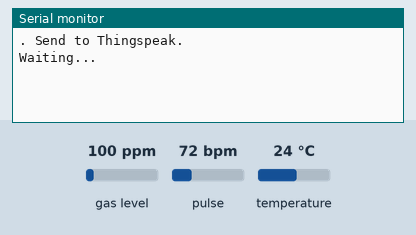
Simulated run of this sketch. Board: ESP8266 (NodeMCU). On the bench: the last lines printed to the serial monitor. The inputs (shaded band) are chosen by the test bench; at power-on: gas level 100 ppm, pulse 72 bpm, temperature 24 °C. WiFi joins after 1.5 s; servers stay silent unless stated.

Above: at 2.7 s.
2.8 s: gas level set to 20 ppm
At 2.89 s:
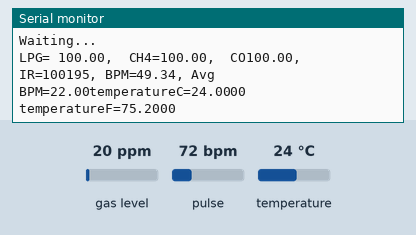
4.3 s: pulse set to 42 bpm
At 4.3 s:
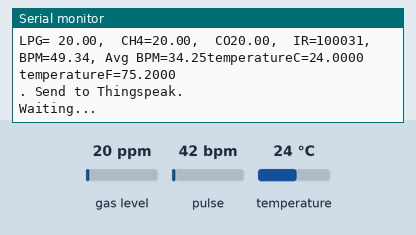
5.8 s: temperature set to 12 °C
At 7.1 s:
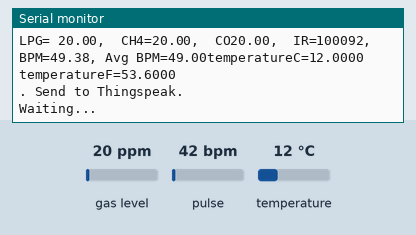
7.3 s: gas level set to 250 ppm
At 8.6 s:
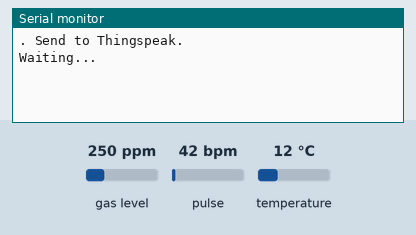
8.8 s: pulse set to 70 bpm
At 9.8 s:
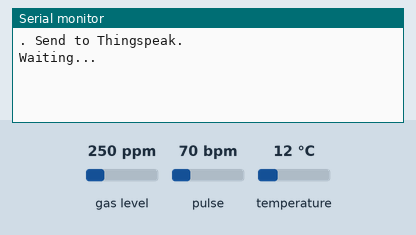
Timing chart, 0 to 11.3 s (numbered marks = the images above; inputs shaded):
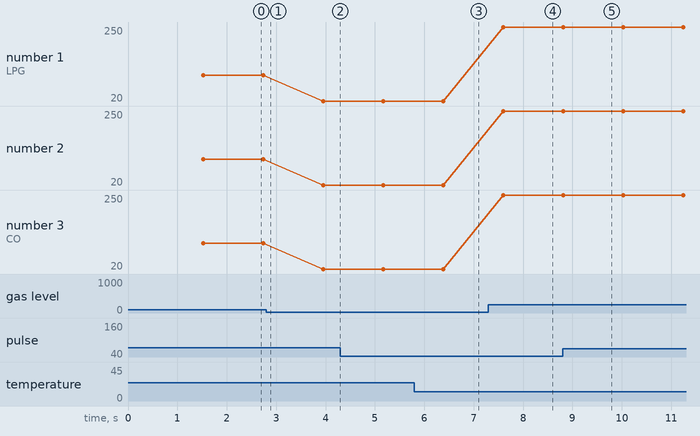

Measured:
- after the input at 5.8 s, the serial monitor: prints a new line after 0.58 s (image 3)
- after the input at 7.3 s, the serial monitor: prints a new line after 0.30 s (image 4)
- after the input at 8.8 s, the serial monitor: prints a new line at once (image 5)
- plotted number 1: 100 → 20 after the input at 2.8 s, 20 → 250 after the input at 7.3 s
- plotted number 2: 100 → 20 after the input at 2.8 s, 20 → 250 after the input at 7.3 s
- plotted number 3: 100 → 20 after the input at 2.8 s, 20 → 250 after the input at 7.3 s

The sketch:

main_code.ino
```cpp
#include <Wire.h>
#include <ESP8266WiFi.h>
#include "MAX30105.h"
#include "ESP8266WiFi.h"
#include "heartRate.h"
#include <MQUnifiedsensor.h>
#include <ThingSpeak.h>
MAX30105 particleSensor;
String apiKey = "8IDD0U7LYZQ1KALW";     //  Enter your Write API key from ThingSpeak
const char *ssid =  "Redmi Note 7S";     // replace with your wifi ssid and wpa2 key
const char *pass =  "12121212";
const char* server = "api.thingspeak.com";
WiFiClient client;
#define         Board                   ("Esp8266")
#define         Pin                     (A0)
#define         Type                    ("MQ-9") //MQ9
#define         Voltage_Resolution      (5)
#define         ADC_Bit_Resolution      (10) // For arduino UNO/MEGA/NANO
const int         RatioMQ9CleanAir        (9.6);
const byte RATE_SIZE = 4; //Increase this for more averaging. 4 is good.
byte rates[RATE_SIZE]; //Array of heart rates
byte rateSpot = 0;
long lastBeat = 0; //Time at which the last beat occurred
float bpm;
float abpm;
MQUnifiedsensor MQ9(Board, Voltage_Resolution, ADC_Bit_Resolution, Pin, Type);
void setup()
{

  Serial.begin(115200);
  Serial.println("Initializing...");
   Serial.println("Connecting to ");
  Serial.println(ssid);


  WiFi.begin(ssid, pass);

  while (WiFi.status() != WL_CONNECTED)
  {
    delay(500);
    Serial.print(".");
  }
  Serial.println("");
  Serial.println("WiFi connected");
  MQ9.setRegressionMethod(1);
  MQ9.init();
  Serial.print("Calibrating please wait.");
  float calcR0 = 0;
  for(int i = 1; i<=10; i ++)
  {
    MQ9.update(); // Update data, the arduino will read the voltage from the analog pin
    calcR0 += MQ9.calibrate(RatioMQ9CleanAir);
    Serial.print(".");
  }
  MQ9.setR0(calcR0/10);
  Serial.println("  done!.");

  if(isinf(calcR0)) {Serial.println("Warning: Conection issue, R0 is infinite (Open circuit detected) please check your wiring and supply"); while(1);}
  if(calcR0 == 0){Serial.println("Warning: Conection issue found, R0 is zero (Analog pin shorts to ground) please check your wiring and supply"); while(1);}

  if (!particleSensor.begin(Wire, I2C_SPEED_FAST)) //Use default I2C port, 400kHz speed
  {
    Serial.println("MAX30105 was not found. Please check wiring/power. ");
    while (1);
  }
  Serial.println("Place your index finger on the sensor with steady pressure.");

  particleSensor.setup(); //Configure sensor with default settings
  particleSensor.setPulseAmplitudeRed(0x0A); //Turn Red LED to low to indicate sensor is running
  particleSensor.setPulseAmplitudeGreen(0); //Turn off Green LED
  particleSensor.enableDIETEMPRDY(); //Enable the temp ready interrupt. This is required.
}

void loop()
{
  float temperature = particleSensor.readTemperature();
  long irValue = particleSensor.getIR();
  float temperatureF = particleSensor.readTemperatureF(); //Because I am a bad global citizen


    //We sensed a beat!
    long delta = millis() - lastBeat;
    lastBeat = millis();

    bpm = 60 / (delta / 1000.0);

    if (bpm < 255 && bpm > 20)
    {
      rates[rateSpot++] = (byte)bpm; //Store this reading in the array
      rateSpot %= RATE_SIZE; //Wrap variable

      //Take average of readings
      abpm = 0;
      for (byte x = 0 ; x < RATE_SIZE ; x++)
        abpm += rates[x];
      abpm /= RATE_SIZE;

  }
  MQ9.update(); // Update data, the arduino will read the voltage from the analog pin
  MQ9.setA(1000.5); MQ9.setB(-2.186); // Configure the equation to to calculate LPG concentration
  float LPG = MQ9.readSensor(); // Sensor will read PPM concentration using the model, a and b values set previously or from the setup

  MQ9.setA(4269.6); MQ9.setB(-2.648); // Configure the equation to to calculate LPG concentration
  float CH4 = MQ9.readSensor(); // Sensor will read PPM concentration using the model, a and b values set previously or from the setup

  MQ9.setA(599.65); MQ9.setB(-2.244); // Configure the equation to to calculate LPG concentration
  float CO = MQ9.readSensor();
  // Sensor will read PPM concentration using the model, a and b values set previously or from the setup
  Serial.print("LPG= ");
  Serial.print(LPG);
  Serial.print(",  CH4=");
  Serial.print(CH4);
  Serial.print(",  CO");
  Serial.print(CO);
  Serial.print(",  IR=");
  Serial.print(irValue);
  Serial.print(", BPM=");
  Serial.print(bpm);
  Serial.print(", Avg BPM=");
  Serial.print(abpm);
  Serial.print("temperatureC=");
  Serial.print(temperature, 4);
  Serial.print(" temperatureF=");
  Serial.print(temperatureF, 4);

  if (irValue < 50000)
    Serial.print(" No finger?");

  Serial.println();
    if (client.connect(server, 80))  //   "184.106.153.149" or api.thingspeak.com
  {

    String postStr = apiKey;
    postStr += "&field1=";
    postStr += String(bpm);
    postStr += "&field2=";
    postStr += String(abpm);
    postStr += "&field3=";
    postStr += String(LPG);
    postStr += "&field4=";
    postStr += String(CH4);
    postStr += "&field5=";
    postStr += String(CO);
    postStr += "&field6=";
    postStr += String(temperature);
    postStr += "&field7=";
    postStr += String(temperatureF);
    postStr += "\r\n\r\n";

    client.print("POST /update HTTP/1.1\n");
    client.print("Host: api.thingspeak.com\n");
    client.print("Connection: close\n");
    client.print("X-THINGSPEAKAPIKEY: " + apiKey + "\n");
    client.print("Content-Type: application/x-www-form-urlencoded\n");
    client.print("Content-Length: ");
    client.print(postStr.length());
    client.print("\n\n");
    client.print(postStr);


    Serial.println(". Send to Thingspeak.");
  }


  client.stop();
  Serial.println("Waiting...");

  // thingspeak needs minimum 15 sec delay between updates
  delay(1000);

}
```

License.ino
```cpp
// (licence header left out)

```
